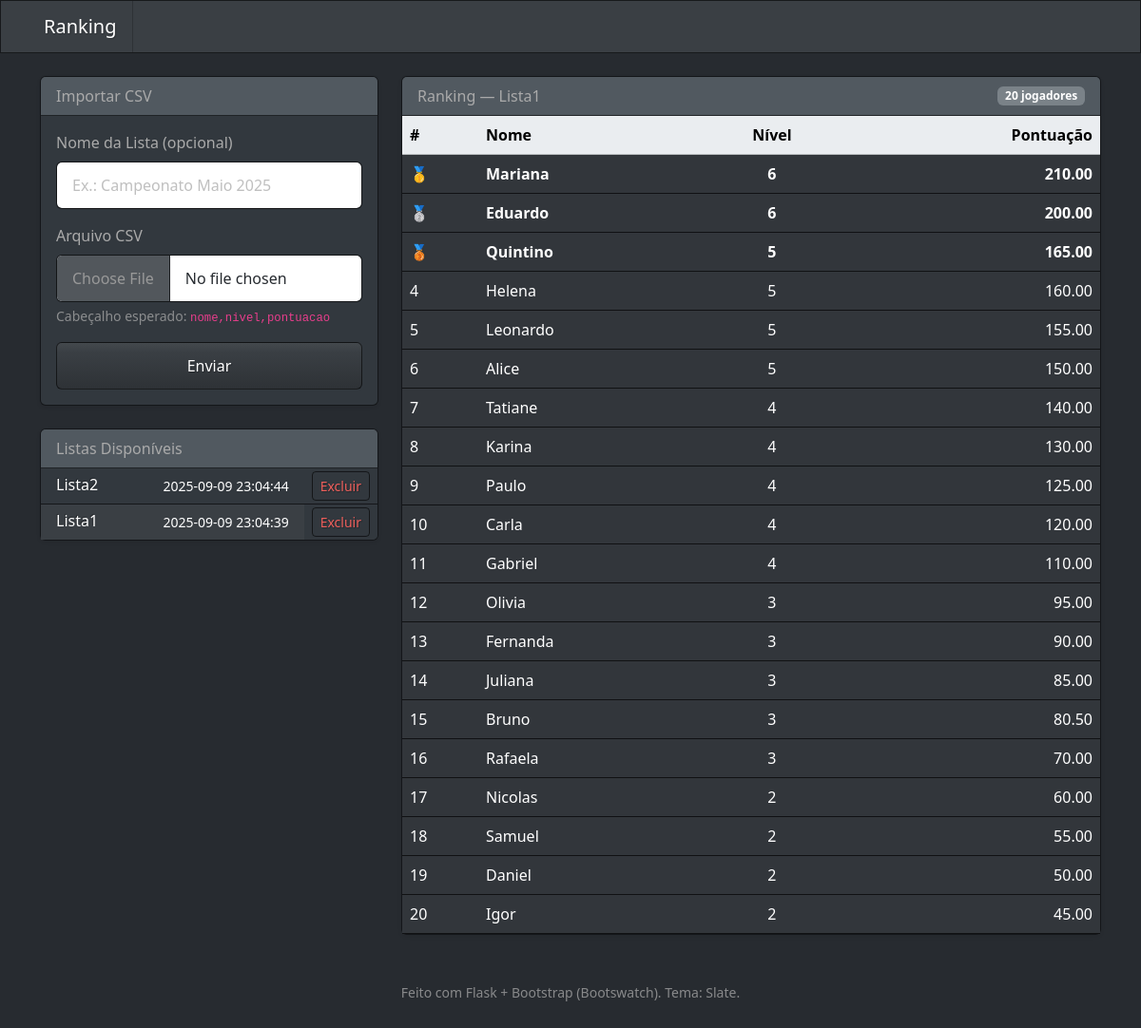
Page /?list_id=6 on the committed database.
### tables this page shows
CREATE TABLE score_list (
            id INTEGER PRIMARY KEY AUTOINCREMENT,
            name TEXT NOT NULL,
            created_at TEXT NOT NULL
        );

CREATE TABLE player_score (
            id INTEGER PRIMARY KEY AUTOINCREMENT,
            list_id INTEGER NOT NULL,
            nome TEXT NOT NULL,
            nivel INTEGER NOT NULL,
            pontuacao REAL NOT NULL,
            FOREIGN KEY(list_id) REFERENCES score_list(id)
                ON DELETE CASCADE
        );

### app.py (the view)
@app.route("/", methods=["GET"])
def index():
    conn = get_db()
    cur = conn.cursor()
    lists = cur.execute(
        "SELECT id, name, created_at FROM score_list ORDER BY datetime(created_at) DESC"
    ).fetchall()
    list_id = request.args.get("list_id")
    selected = None
    players = []
    if lists:
        if list_id is None:
            selected = lists[0]
            list_id = selected["id"]
        else:
            selected = cur.execute(
                "SELECT id, name, created_at FROM score_list WHERE id=?", (list_id,)
            ).fetchone()
            if selected is None:
                selected = lists[0]
                list_id = selected["id"]
        players = cur.execute(
            """
            SELECT nome, nivel, pontuacao
            FROM player_score
            WHERE list_id=?
            ORDER BY pontuacao DESC, nivel DESC, nome ASC
            """,
            (list_id,)
        ).fetchall()
    conn.close()
    return render_template("index.html", lists=lists, selected=selected, players=players)

### app.py (called while the page is built)
def get_db():
    conn = sqlite3.connect(app.config["DATABASE"])  # autocria
    conn.row_factory = sqlite3.Row
    conn.execute("PRAGMA foreign_keys = ON")
    return conn

### templates/index.html
{% extends 'base.html' %}
{% block content %}
  <div class="row g-4">
    <div class="col-12 col-lg-4">
      <div class="card shadow-sm">
        <div class="card-header">Importar CSV</div>
        <div class="card-body">
          <form action="{{ url_for('upload') }}" method="post" enctype="multipart/form-data">
            <div class="mb-3">
              <label class="form-label">Nome da Lista (opcional)</label>
              <input type="text" class="form-control" name="list_name" placeholder="Ex.: Campeonato Maio 2025" />
            </div>
            <div class="mb-3">
              <label class="form-label">Arquivo CSV</label>
              <input class="form-control" type="file" name="csv_file" accept=".csv" required />
              <div class="form-text">Cabeçalho esperado: <code>nome,nivel,pontuacao</code></div>
            </div>
            <button class="btn btn-primary w-100" type="submit">Enviar</button>
          </form>
        </div>
      </div>
      <div class="card shadow-sm mt-4">
        <div class="card-header">Listas Disponíveis</div>
        <ul class="list-group list-group-flush">
          {% if not lists %}
            <li class="list-group-item">Nenhuma lista importada ainda.</li>
          {% else %}
            {% for lst in lists %}
              <li class="list-group-item p-0">
                <div class="d-flex align-items-center justify-content-between">
                  <a
                    href="{{ url_for('index', list_id=lst.id) }}"
                    class="flex-grow-1 px-3 py-2 text-decoration-none d-block {% if selected and lst.id == selected.id %}active bg-primary text-white{% endif %}"
                  >
                    <div class="d-flex w-100 justify-content-between">
                      <h6 class="mb-0">{{ lst.name }}</h6>
                      <small>{{ (lst.created_at | replace('T',' '))[:19] }}</small>
                    </div>
                  </a>
                  <div class="px-2">
                    <button
                      type="button"
                      class="btn btn-sm btn-outline-danger"
                      onclick="confirmDelete('{{ lst.id }}', '{{ lst.name|e }}')"
                    >
                      Excluir
                    </button>
                  </div>
                </div>
              </li>
            {% endfor %}
          {% endif %}
        </ul>
      </div>
    </div>
    <div class="col-12 col-lg-8">
      <div class="card shadow-sm">
        <div class="card-header d-flex justify-content-between align-items-center">
          <span>Ranking {% if selected %}— {{ selected.name }}{% endif %}</span>
          {% if selected %}
            <span class="badge bg-secondary">{{ players|length }} jogadores</span>
          {% endif %}
        </div>
        <div class="card-body p-0">
          <div class="table-responsive">
            <table class="table align-middle mb-0">
              <thead class="table-light">
                <tr>
                  <th style="width: 80px;">#</th>
                  <th>Nome</th>
                  <th class="text-center">Nível</th>
                  <th class="text-end">Pontuação</th>
                </tr>
              </thead>
              <tbody>
                {% if players %}
                  {% for p in players %}
                    {% set pos = loop.index %}
                    <tr class="{% if pos <= 3 %}top-{{ pos }}{% endif %}">
                      <td>
                        {% if pos == 1 %}
                          🥇
                        {% elif pos == 2 %}
                          🥈
                        {% elif pos == 3 %}
                          🥉
                        {% else %}
                          {{ pos }}
                        {% endif %}
                      </td>
                      <td>{{ p.nome }}</td>
                      <td class="text-center">{{ p.nivel }}</td>
                      <td class="text-end">{{ '%.2f'|format(p.pontuacao) }}</td>
                    </tr>
                  {% endfor %}
                {% else %}
                  <tr>
                    <td colspan="4" class="text-center p-4 text-muted">Nenhum dado para exibir.</td>
                  </tr>
                {% endif %}
              </tbody>
            </table>
          </div>
        </div>
      </div>
    </div>
  </div>
{% endblock %}

### static/custom.css (style rules this page uses)
.top-1 { background: rgba(255, 215, 0, 0.15); font-weight: 600; }
.top-2 { background: rgba(192, 192, 192, 0.15); font-weight: 600; }
.top-3 { background: rgba(205, 127, 50, 0.15); font-weight: 600; }

### rows in the picture
score_list: name "Lista2", created_at "2025-09-09 23:04:44"
score_list: name "Lista1", created_at "2025-09-09 23:04:39"
player_score: nome "Mariana", nivel "6", pontuacao "210.00"
player_score: nome "Eduardo", nivel "6", pontuacao "200.00"
player_score: nome "Quintino", nivel "5", pontuacao "165.00"
player_score: pos "4", nome "Helena", nivel "5", pontuacao "160.00"
player_score: nivel "5", nome "Leonardo", pontuacao "155.00"
player_score: list "6", nome "Alice", nivel "5", pontuacao "150.00"
player_score: pos "7", nome "Tatiane", nivel "4", pontuacao "140.00"
player_score: pos "8", nome "Karina", nivel "4", pontuacao "130.00"
player_score: pos "9", nome "Paulo", nivel "4", pontuacao "125.00"
player_score: pos "10", nome "Carla", nivel "4", pontuacao "120.00"
player_score: pos "11", nome "Gabriel", nivel "4", pontuacao "110.00"
player_score: pos "12", nome "Olivia", nivel "3", pontuacao "95.00"
player_score: pos "13", nome "Fernanda", nivel "3", pontuacao "90.00"
player_score: pos "14", nome "Juliana", nivel "3", pontuacao "85.00"
player_score: pos "15", nome "Bruno", nivel "3", pontuacao "80.50"
player_score: pos "16", nome "Rafaela", nivel "3", pontuacao "70.00"
player_score: pos "17", nome "Nicolas", nivel "2", pontuacao "60.00"
player_score: pos "18", nome "Samuel", nivel "2", pontuacao "55.00"
player_score: pos "19", nome "Daniel", nivel "2", pontuacao "50.00"
player_score: pos "20", nome "Igor", nivel "2", pontuacao "45.00"

### other values in the picture
{{ players|length }} "20"
